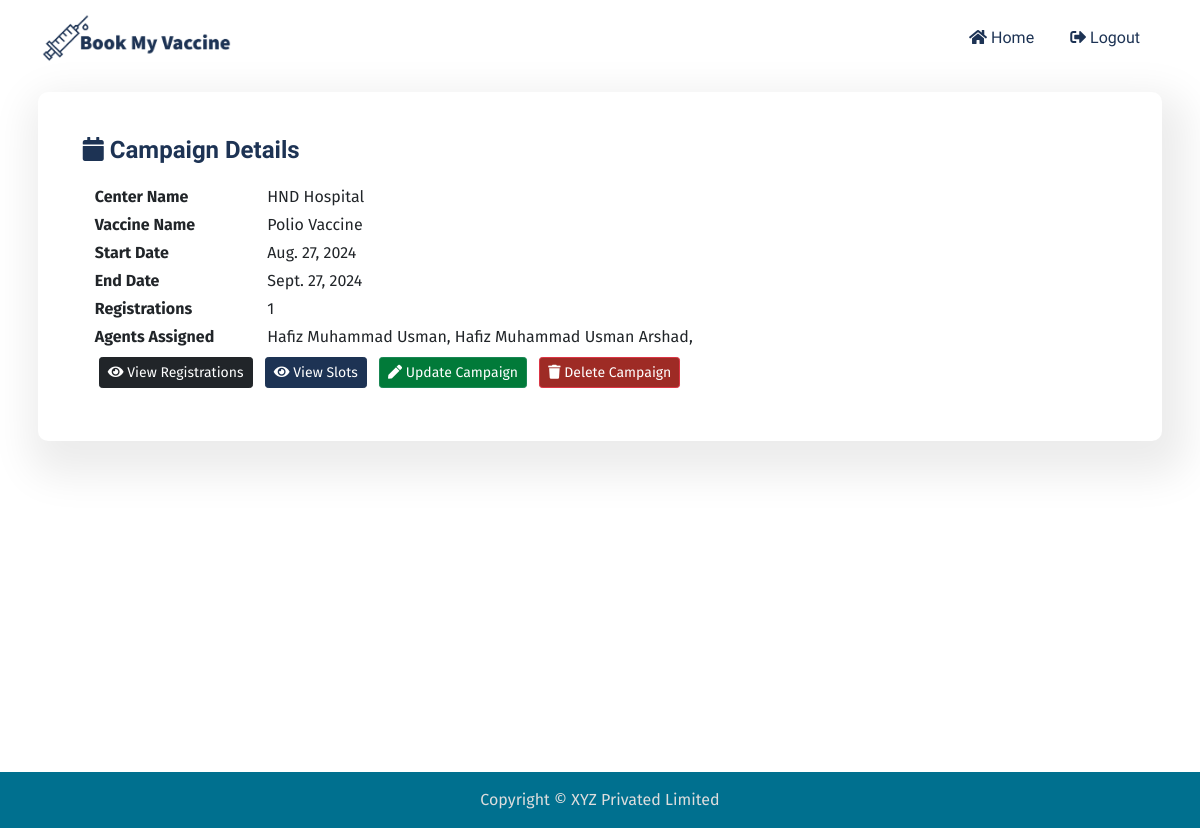
The app's page /campaign/19/ (signed in) with its own data.
### campaign/models.py (models this page shows, shortened)
class Campaign(models.Model):
    center = models.ForeignKey(Center, on_delete=models.CASCADE)
    vaccine = models.ForeignKey(Vaccine, on_delete=models.CASCADE)
    start_date = models.DateField(null=True)
    end_date = models.DateField(null=True)
    agents = models.ManyToManyField(User, blank=True)

### center/models.py (models this page shows, shortened)
class Center(models.Model):
    name = models.CharField("Center_name", max_length=32)
    adress = models.TextField("Address", max_length=500)

### vaccine/models.py (models this page shows, shortened)
class Vaccine(models.Model):
    name = models.CharField("Vaccine Name", max_length=32)
    description = models.TextField(max_length=1024)
    numbre_of_doses = models.IntegerField(default=1)
    interval = models.IntegerField(default=0, help_text="please provide interval in days")
    storage_temprature = models.IntegerField(null=True, blank=True, help_text="provide temprature in celcius")
    minimum_age = models.IntegerField(default=0)

### user/models.py (models this page shows)
class User(AbstractBaseUser, PermissionsMixin):
    email = models.EmailField(max_length= 255, unique=True)
    first_name = models.CharField(max_length=255, blank=True, null=True)
    middle_name = models.CharField(max_length=255, blank=True, null=True)
    last_name = models.CharField(max_length=255, blank=True, null=True)
    date_of_birth = models.DateField(null = True, blank=True, help_text="yy-mm-dd")
    gender = models.CharField(max_length=1, choices=[('M', "male"), ('F', 'female')])
    blood_group = models.CharField(max_length=3, null=True, blank=True, choices=Blood_Group_Choices)
    identity_document_number = models.CharField(max_length=255, null=True, blank=True)
    identity_document_type = models.CharField(max_length=255, choices=Document_Choices, null=True, blank=True)
    photo = models.ImageField(null=True, blank=True, upload_to="profile_image/")
    date_joined = models.DateTimeField(default= timezone.now)
    last_updated = models.DateTimeField(auto_now=True)
    is_email_verified = models.BooleanField(default=False)
    is_active = models.BooleanField(default=True)
    is_staff = models.BooleanField(default=False)
    is_superuser = models.BooleanField(default=False)
    USERNAME_FIELD = "email"
    REQUIRED_FIELDS = ["first_name", "last_name"]
    def get_full_name(self):
        return f"{self.first_name} {self.middle_name} {self.last_name}"
    objects = UserManager()

### campaign/views.py (the view)
# urls.py: path("<int:pk>/", views.Campaign_Detail_View.as_view(), name="campaign_details"),
class Campaign_Detail_View(LoginRequiredMixin, generic.DetailView):
    model = Campaign
    template_name = "campaign/campaign_details.html"
    def get_context_data(self, **kwargs):
        context = super().get_context_data(**kwargs)
        context["Registration"] = Vaccination.objects.filter(campaign=self.kwargs["pk"]).count()
        return context

### campaign/templates/campaign/campaign_details.html (shortened to what this page needs)
{% extends 'mysite/base.html' %}
{% block content %}
<div class="card mb-3">
  <div class="card-body">
    <h5 class="card-title mb-4"><i class="fas fa-calendar"></i> Campaign Details</h5>
    <div class="container">
      <div class="row mb-1">
        <div class="col-5 col-sm-4 col-md-3 col-lg-2 fw-bold">
          Center Name
        </div>
        <div class="col-7 col-sm-8 col-md-9 col-lg-10">
          {{ object.center.name }}
        </div>
      </div>
      <div class="row mb-1">
        <div class="col-5 col-sm-4 col-md-3 col-lg-2 fw-bold">
          Vaccine Name
        </div>
        <div class="col-7 col-sm-8 col-md-9 col-lg-10">
          {{ object.vaccine.name }}
        </div>
      </div>
      <div class="row mb-1">
        <div class="col-5 col-sm-4 col-md-3 col-lg-2 fw-bold">
         Start Date
        </div>
        <div class="col-7 col-sm-8 col-md-9 col-lg-10">
          {{ object.start_date }}
        </div>
      </div>
      <div class="row mb-1">
        <div class="col-5 col-sm-4 col-md-3 col-lg-2 fw-bold">
         End Date
        </div>
        <div class="col-7 col-sm-8 col-md-9 col-lg-10">
          {{ object.end_date }}
        </div>
      </div>
      <div class="row mb-1">
        <div class="col-5 col-sm-4 col-md-3 col-lg-2 fw-bold">
         Registrations
        </div>
        <div class="col-7 col-sm-8 col-md-9 col-lg-10">
          {{Registration}}
        </div>
      </div>
      <div class="row mb-1">
        <div class="col-5 col-sm-4 col-md-3 col-lg-2 fw-bold">
         Agents Assigned
        </div>
        <div class="col-7 col-sm-8 col-md-9 col-lg-10">
          {% for agent in object.agents.all %}
          {{agent.get_full_name }},
          {% endfor %}
        </div>
      </div>
      <div class="row mb-1 btn-container">
        <div class="col-12">
          <button class="btn btn-sm btn-dark m-1">
            <a href="#"><i class="fas fa-eye"></i> View Registrations</a>
          </button>
          <button class="btn btn-sm btn-primary m-1">
            <a href="{% url 'campaign:slot_list' campaign.id %}"><i class="fas fa-eye"></i> View Slots</a>
          </button>
          {% if user.is_superuser %}
          <button class="btn btn-sm btn-success m-1">
            <a href="{% url 'campaign:campaign_update' campaign.id%}"><i class="fas fa-pen"></i> Update Campaign</a>
          </button>
          <button class="btn btn-sm btn-danger m-1">
            <a href="{% url 'campaign:campaign_delete' campaign.id %}"><i class="fas fa-trash"></i> Delete Campaign</a>
          </button>
          {% endif %}
        </div>
      </div>
    </div>
  </div>
</div>
{% endblock %}

### static/css/styles.css (style rules this page uses)
* { box-sizing: border-box; margin: 0; padding: 0; }
:root { --primary-color: #1d3354; --secondary-color: #424b4d; --success-color: #017a39; --info-color: #00708f; --danger-color: #9e2b25; --warning-color: #fbe44b; --bg-light-blue: #00708f; --bg-light: #666; --bg-white: #fff; --primary-font: "Fira Sans", sans-serif; --secondary-font: "Signika Negative", sans-serif; --primary-text: #1d3354; --secondary-text: #9e2b25; --text-white: #fff; --text-black: #222; --text-grey: #666; --text-light: #ddd; }
body { font-family: var(--primary-font); background-color: var(--bg-white); }
a { text-decoration: none; }
h5 { font-size: 1.5rem; margin-bottom: 1.25rem; line-height: 1.2rem; font-weight: 600; color: var(--primary-text); margin-bottom: 0.9375rem; font-family: var(--secondary-font); }
.card { border-radius: 0.625rem; background-color: var(--bg-white); box-shadow: 0.5084rem 1.1419rem 2.5rem 1rem rgb(0 0 0 / 8%); padding: 0.5rem; transition: all 0.4s; border: 0; }
.btn-container .btn a, .btn-container .btn:hover a, .btn-container .btn a:hover { color: #fff !important; }
.btn-primary, .btn-primary:hover, .btn-primary:active, .btn-primary:visited { background-color: var(--primary-color) !important; border-color: var(--primary-color) !important; }
.btn-success, .btn-success:hover, .btn-success:active, .btn-success:visited { background-color: var(--success-color) !important; }
.btn-danger, .btn-danger:hover, .btn-danger:active, .btn-danger:visited { background-color: var(--danger-color) !important; }
@media (min-width: 923px) and (max-width: 1200px) { .card { padding: 1.8rem; } }

### records on screen
Campaign: center.name "HND Hospital", vaccine.name "Polio Vaccine", start_date "Aug. 27, 2024", end_date "Sept. 27, 2024"
User: get_full_name "Hafiz Muhammad Usman"
User: get_full_name "Hafiz Muhammad Usman Arshad"

### other values on screen
{{ Registration }} "1"
